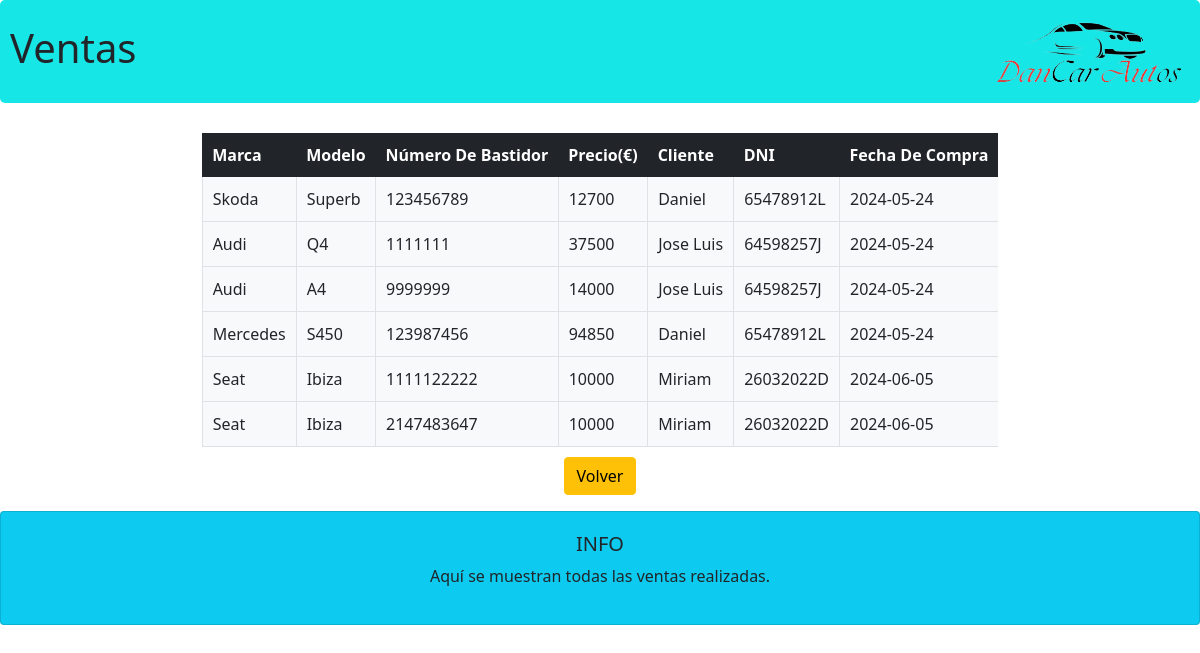
/info.php, run on the app's committed database.
### tables this page shows
CREATE TABLE `marca` (
  `ID_marca` int(11) NOT NULL,
  `nombre_marca` varchar(100) NOT NULL
);

CREATE TABLE `modelo` (
  `ID_modelo` int(11) NOT NULL,
  `ID_marca` int(11) NOT NULL,
  `nombre_modelo` varchar(100) NOT NULL,
  `num_puertas` varchar(100) NOT NULL,
  `combustible` varchar(50) NOT NULL,
  `cv` varchar(100) NOT NULL
);

CREATE TABLE `transacciones` (
  `ID_transaccion` int(11) NOT NULL,
  `bastidor` int(11) NOT NULL,
  `fecha` date NOT NULL,
  `id_comprador` int(11) DEFAULT NULL,
  `id_modelo` int(11) DEFAULT NULL,
  `precio` int(11) DEFAULT NULL
);

CREATE TABLE `usuarios` (
  `ID_usu` int(11) NOT NULL,
  `Rol` int(11) NOT NULL,
  `Nombre` varchar(100) NOT NULL,
  `fecha_nac` date NOT NULL,
  `contraseña` varchar(100) DEFAULT NULL,
  `dni` varchar(100) DEFAULT NULL
);

### info.php (the view, shortened to what this page needs)
<!DOCTYPE html>
<html lang="en">
<head>
    <link href="https://cdn.jsdelivr.net/npm/bootstrap@5.1.3/dist/css/bootstrap.min.css" rel="stylesheet">
    <link rel="stylesheet" href="css/estilos.css">
</head>
<body>
    <header>
        <h1>Ventas</h1>
        <img src="img/logo2.png" class="logo">
    </header>
    <?php
    require "conexion.php";
    $sql="SELECT * FROM transacciones";
    $resultado=$mysqli->query($sql);
    ?>
    <div class="container">
        <table id="tabla" class="display" >
            <thead>
                <tr class="bg-dark">
                    <th style="color:white; padding:10px;">Marca</th>
                    <th style="color:white; padding:10px;">Modelo</th>
                    <th style="color:white; padding:10px;">Número de Bastidor</th>
                    <th style="color:white; padding:10px;">Precio(€)</th>
                    <th style="color:white; padding:10px;">Cliente</th>
                    <th style="color:white; padding:10px;">DNI</th>
                    <th style="color:white; padding:10px;">Fecha de Compra</th>
                </tr>
            </thead>
            <tbody>
                <?php
                    while($fila = $resultado->fetch_assoc()){
                        $idcliente=$fila["id_comprador"];
                        $idmodelo=$fila["id_modelo"];
                        echo "<tr>";
                        $sql1="SELECT * FROM modelo WHERE ID_modelo='$idmodelo'";
                        $resultado1=$mysqli->query($sql1);
                        while($fila1 = $resultado1->fetch_assoc()){
                            $idmarca=$fila1["ID_marca"];
                            $sql2="SELECT * FROM marca WHERE ID_marca='$idmarca'";
                            $resultado2=$mysqli->query($sql2);
                            while($fila2 = $resultado2->fetch_assoc()){
                                echo "<td class='bg-light border-bottom border-start' style='padding:10px;'>$fila2[nombre_marca]</td>";
                            }
                            echo "<td class='bg-light border-bottom border-start' style='padding:10px;'>$fila1[nombre_modelo]</td>";
                        }
                        echo "<td class='bg-light border-bottom border-start' style='padding:10px;'>$fila[bastidor]</td>";
                        echo "<td class='bg-light border-bottom border-start' style='padding:10px;'>$fila[precio]</td>";
                        $sql3="SELECT * FROM usuarios WHERE ID_usu='$idcliente'";
                        $resultado3=$mysqli->query($sql3);
                        while($fila3 = $resultado3->fetch_assoc()){
                            echo "<td class='bg-light border-bottom border-start' style='padding:10px;'>$fila3[Nombre]</td>";
                            echo "<td class='bg-light border-bottom border-start' style='padding:10px;'>$fila3[dni]</td>";
                        }
                        echo "<td class='bg-light border-bottom border-start' style='padding:10px;'>$fila[fecha]</td>";
                        echo "</tr>";
                    }
                ?>
            </tbody>
        </table>
        <p><a href="admin.html" class="btn btn-warning" style="margin-top: 10px;">Volver</a></p>
    </div>
    <footer class="card text-center bg-info">
        <h5>INFO</h5>
        <p>Aquí se muestran todas las ventas realizadas.</p>
    </footer>
</body>
</html>

### css/estilos.css (style rules this page uses)
body { font-family:'Segoe UI', Tahoma, Geneva, Verdana, sans-serif; background-image: url('../img/fondo.jpg'); background-size: cover; max-width:100%; }
header { background-color:rgb(23, 230, 230); display: flex; justify-content: space-between; padding: 10px; flex-direction: row; align-items: center; border-radius: 5px; }
.logo { max-width:200px; }
.container { display: flex; flex-direction: column; justify-content: center; align-items: center; margin-top: 30px; }
table { text-transform: capitalize; }
footer { padding:20px; background-color:rgb(23, 230, 230); }

### data on the page
transacciones: bastidor "123456789", precio "12700", fecha "2024-05-24"
modelo: nombre_modelo "Superb"
marca: nombre_marca "Skoda"
usuarios: Nombre "Daniel", dni "65478912L"
transacciones: bastidor "1111111", precio "37500", fecha "2024-05-24"
modelo: nombre_modelo "Q4"
marca: nombre_marca "Audi"
usuarios: Nombre "Jose Luis", dni "64598257J"
transacciones: bastidor "9999999", precio "14000", fecha "2024-05-24"
modelo: nombre_modelo "A4"
transacciones: bastidor "123987456", precio "94850", fecha "2024-05-24"
modelo: nombre_modelo "S450"
marca: nombre_marca "Mercedes"
transacciones: bastidor "1111122222", precio "10000", fecha "2024-06-05"
modelo: nombre_modelo "Ibiza"
marca: nombre_marca "Seat"
usuarios: Nombre "Miriam", dni "26032022D"
transacciones: bastidor "2147483647", precio "10000", fecha "2024-06-05"
